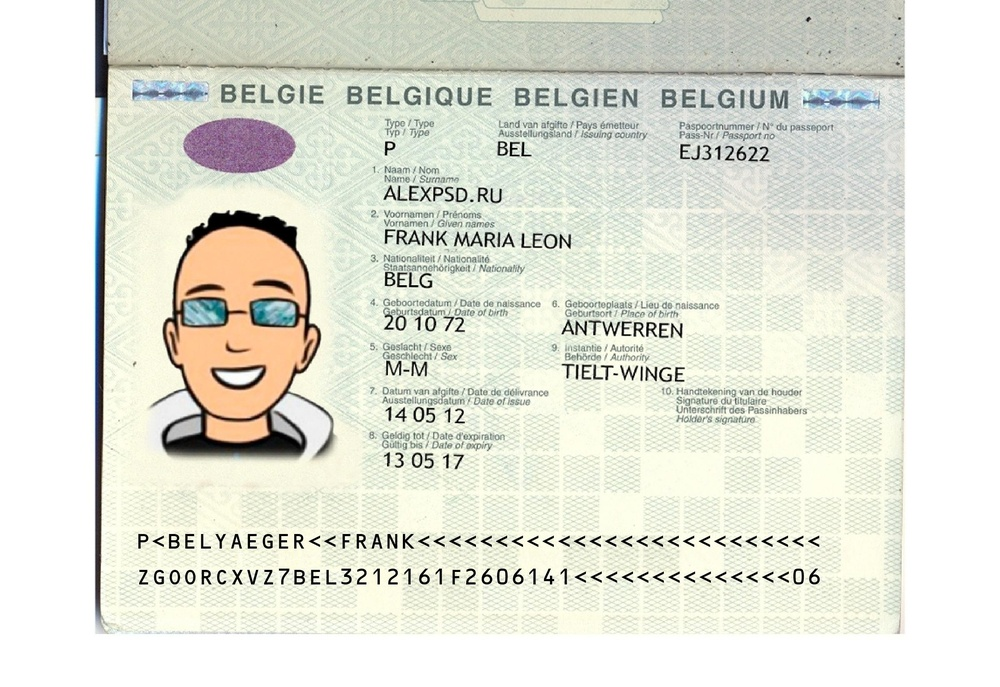
#> input picture Passports/BEL/01.jpg, 1000 x 687 px, shrunk from 2400 x 1648 before the run; its folder holds only this picture in this run
$ python create_skewed_dataset.py
#> lines starting #> are read from the running program, lines starting #| are printed output that depends on the picture
import os
import cv2
import numpy as np
from pathlib import Path
import argparse
from tqdm import tqdm

def apply_horizontal_skew(image, skew_factor=0.2):
    """Apply horizontal skewing to an image"""
    height, width = image.shape[:2]

    # Create transformation matrix for horizontal skewing
    # Points: top-left, top-right, bottom-left, bottom-right
    src_points = np.float32([[0, 0], [width, 0], [0, height], [width, height]])
    dst_points = np.float32([[0, 0], [width, 0], [skew_factor * height, height], [width + skew_factor * height, height]])

    # Calculate transformation matrix
    matrix = cv2.getPerspectiveTransform(src_points, dst_points)

    # Apply transformation
    skewed_image = cv2.warpPerspective(image, matrix, (int(width + abs(skew_factor * height)), height))

    return skewed_image

def apply_vertical_skew(image, skew_factor=0.2):
    """Apply vertical skewing to an image"""
    height, width = image.shape[:2]

    # Create transformation matrix for vertical skewing
    src_points = np.float32([[0, 0], [width, 0], [0, height], [width, height]])
    dst_points = np.float32([[0, 0], [width + skew_factor * width, 0], [0, height], [width, height]])

    # Calculate transformation matrix
    matrix = cv2.getPerspectiveTransform(src_points, dst_points)

    # Apply transformation
    skewed_image = cv2.warpPerspective(image, matrix, (int(width + abs(skew_factor * width)), height))

    return skewed_image

def create_skewed_dataset(source_dir, output_dir, h_skew_factors=[-0.3, -0.15, 0.15, 0.3], v_skew_factors=[-0.3, -0.15, 0.15, 0.3]):
    """
    Create skewed versions of all images in the dataset

    Args:
        source_dir: Path to the source dataset directory
        output_dir: Path to the output directory for skewed images
        h_skew_factors: List of horizontal skew factors to apply
        v_skew_factors: List of vertical skew factors to apply
    """
#> called with source_dir = '.', output_dir = 'skewed_dataset'

    source_path = Path(source_dir)
    output_path = Path(output_dir)

    # Create output directory if it doesn't exist
    output_path.mkdir(parents=True, exist_ok=True)

    # Get all country directories
    country_dirs = [d for d in source_path.iterdir() if d.is_dir() and d.name != 'results']

    print(f"Found {len(country_dirs)} country directories")
    print(f"Processing with horizontal skew factors: {h_skew_factors}")
    print(f"Processing with vertical skew factors: {v_skew_factors}")

    total_images = 0
    for country_dir in country_dirs:
        jpg_files = list(country_dir.glob("*.jpg"))
        total_images += len(jpg_files)
#> pass 2 of the loop in create_skewed_dataset, `for country_dir in country_dirs:`:

    print(f"Total images to process: {total_images}")
    print(f"Total skewed images to create: {total_images * (len(h_skew_factors) + len(v_skew_factors))}")

    processed_images = 0

    # Process each country directory
    for country_dir in country_dirs:
        country_code = country_dir.name
        print(f"\nProcessing country: {country_code}")

        # Create output directories for this country
        h_skew_output_dir = output_path / f"{country_code}_h_skewed"
        v_skew_output_dir = output_path / f"{country_code}_v_skewed"
        h_skew_output_dir.mkdir(parents=True, exist_ok=True)
        v_skew_output_dir.mkdir(parents=True, exist_ok=True)

        # Get all JPG files in the country directory
        jpg_files = list(country_dir.glob("*.jpg"))

        # Process each image
        for jpg_file in tqdm(jpg_files, desc=f"Processing {country_code}"):
            try:
                # Read the original image
                image = cv2.imread(str(jpg_file))
#> image is the input picture: shape (687, 1000, 3); mean B, G, R 215.7, 227.1, 225.6
                if image is None:
                    print(f"Warning: Could not read image {jpg_file}")
                    continue

                base_name = jpg_file.stem  # filename without extension

                # Apply horizontal skewing
                for i, h_skew in enumerate(h_skew_factors):
                    h_skewed_image = apply_horizontal_skew(image, h_skew)
                    h_output_filename = h_skew_output_dir / f"{base_name}_h_skew_{i+1}.jpg"
                    cv2.imwrite(str(h_output_filename), h_skewed_image)
#> this loop made 4 passes
#> pass 1, in apply_horizontal_skew, `skewed_image = cv2.warpPerspective(image, matrix, (int(width + abs(ske..`:
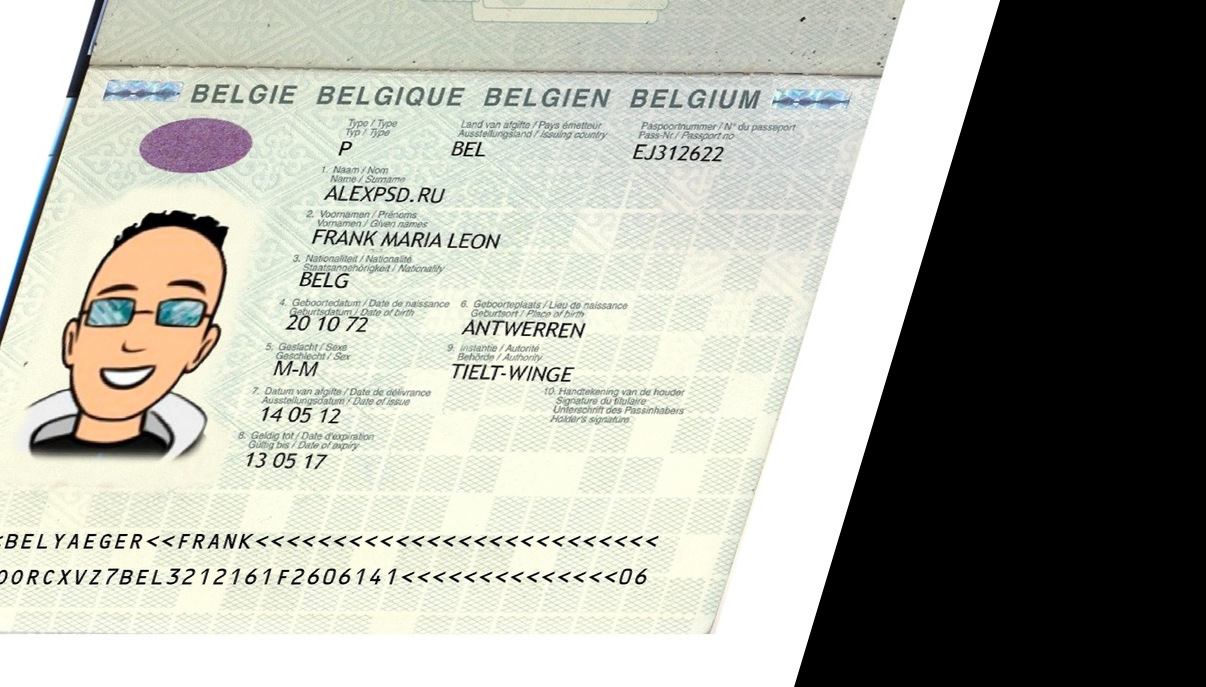
#> skewed_image: shape (687, 1206, 3); mean B, G, R 158.1, 167.3, 166.1
#> pass 3, in apply_horizontal_skew (call 3), `skewed_image = cv2.warpPerspective(image, matrix, (int(width + abs(ske..`:
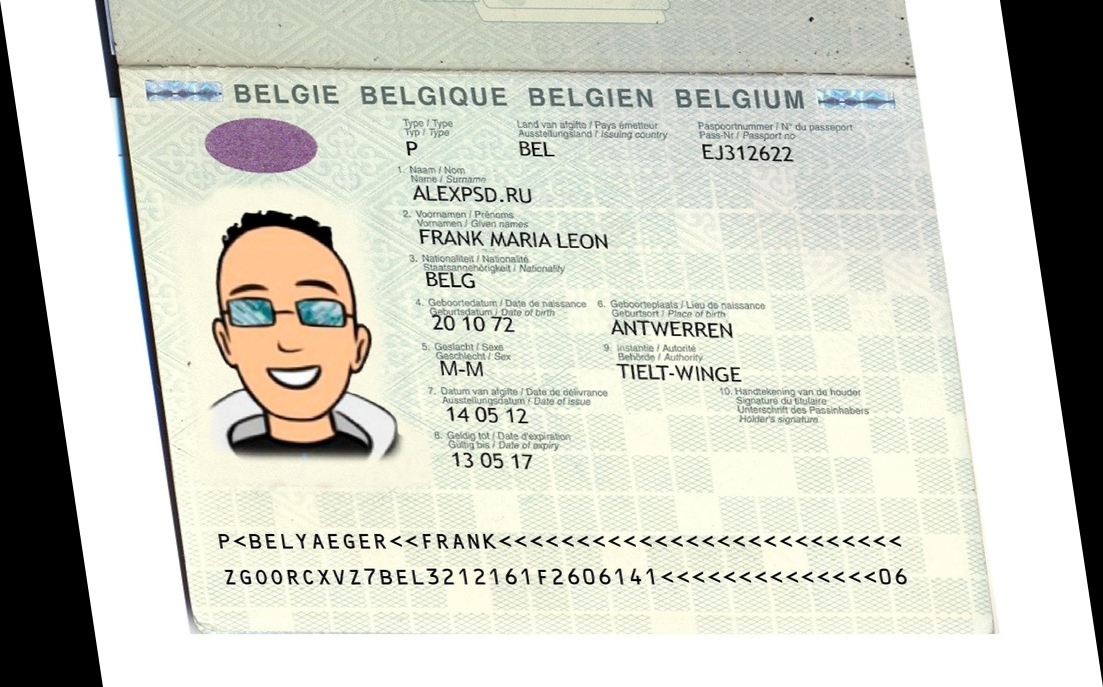
#> skewed_image: shape (687, 1103, 3); mean B, G, R 195.5, 205.9, 204.6

                # Apply vertical skewing
                for i, v_skew in enumerate(v_skew_factors):
                    v_skewed_image = apply_vertical_skew(image, v_skew)
                    v_output_filename = v_skew_output_dir / f"{base_name}_v_skew_{i+1}.jpg"
                    cv2.imwrite(str(v_output_filename), v_skewed_image)
#> this loop made 4 passes
#> matrix in apply_vertical_skew on passes 1 to 4: [[0.7, 0, 0], [0, 0.7, 0], [0, -0.000437, 1]], [[0.85, 0, 0], [0, 0.85, 0], [0, -0.000218, 1]], [[1.15, 0, 0], [0, 1.15, 0], [0, 0.000218, 1]], [[1.3, 0, 0], [0, 1.3, 0], [0, 0.000437, 1]]
#> pass 1, in apply_vertical_skew, `skewed_image = cv2.warpPerspective(image, matrix, (int(width + abs(ske..`:
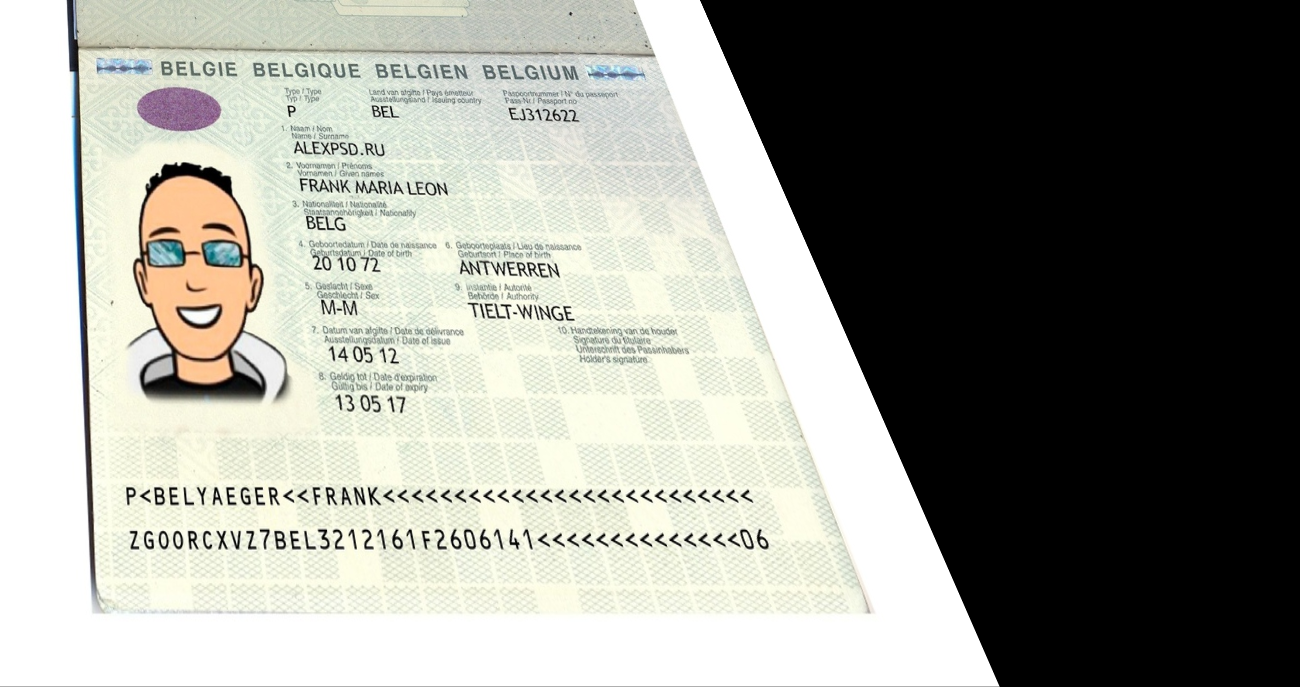
#> skewed_image: shape (687, 1300, 3); mean B, G, R 143.3, 150.7, 150
#> pass 2, in apply_vertical_skew (call 2), `skewed_image = cv2.warpPerspective(image, matrix, (int(width + abs(ske..`:
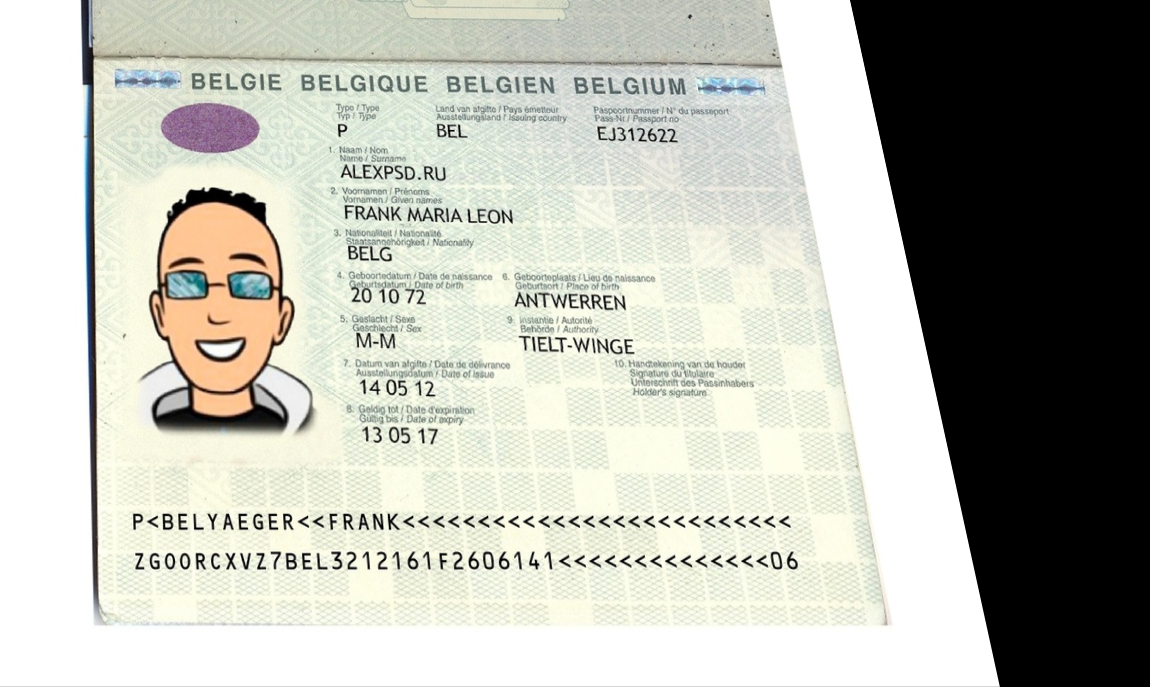
#> skewed_image: shape (687, 1150, 3); mean B, G, R 174.7, 183.9, 182.9
#> pass 3, in apply_vertical_skew (call 3), `skewed_image = cv2.warpPerspective(image, matrix, (int(width + abs(ske..`:
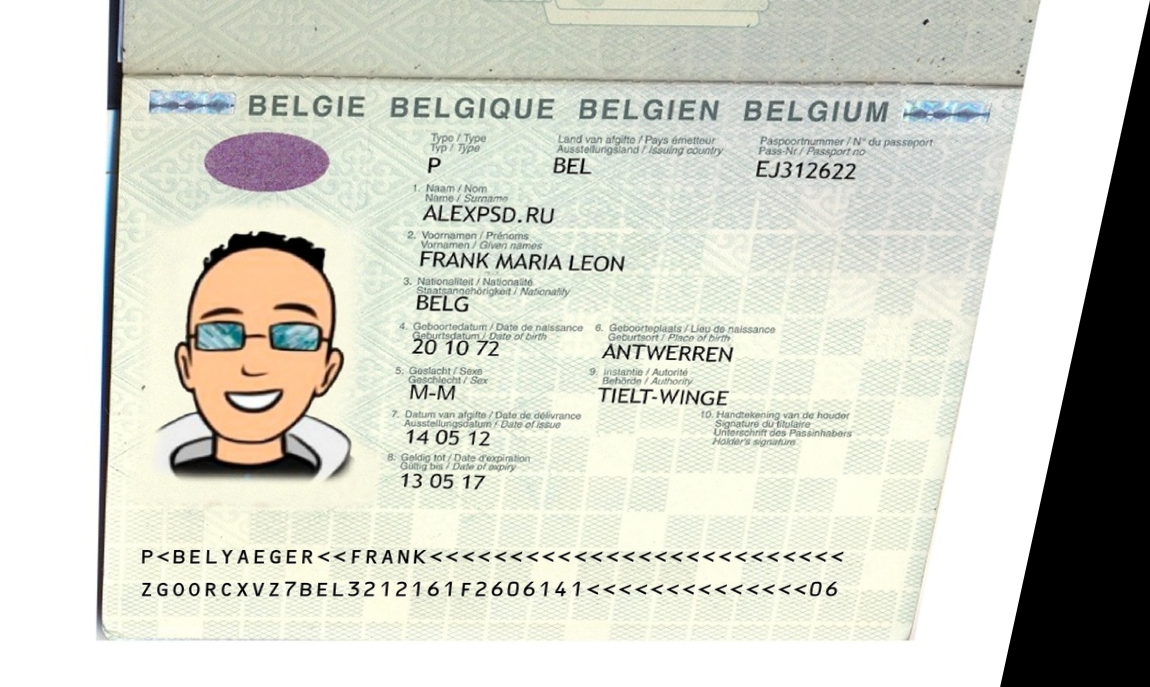
#> skewed_image: shape (687, 1150, 3); mean B, G, R 200.4, 211, 209.5

                processed_images += 1

            except Exception as e:
                print(f"Error processing {jpg_file}: {str(e)}")
                continue
#> pass 2 of the loop in create_skewed_dataset, `for country_dir in country_dirs:`:
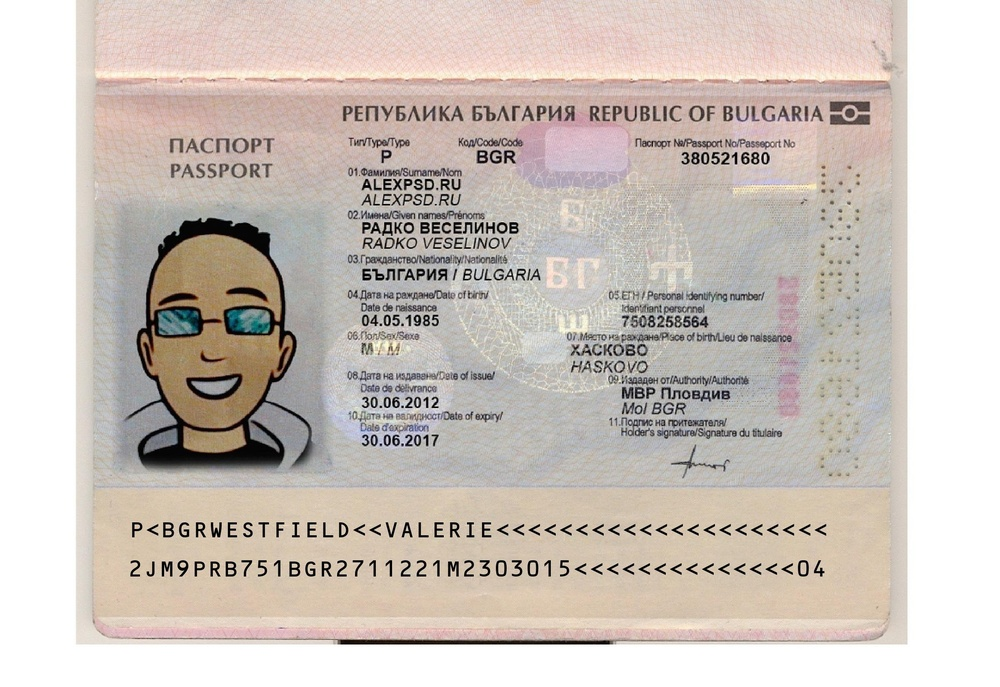
#> input picture Passports/BGR/00.jpg, 1000 x 687 px, shrunk from 2400 x 1648 before the run
#> in create_skewed_dataset, image is the input picture: shape (687, 1000, 3); mean B, G, R 188, 195, 204.4
#> the loop in create_skewed_dataset, `for i, h_skew in enumerate(h_skew_factors):` made 4 passes
#> matrix in apply_horizontal_skew on passes 1 to 4: [[1, -0.3, 0], [0, 1, 0], [0, -4.44e-11, 1]], [[1, -0.15, 0], [0, 1, 0], [0, -2.22e-11, 1]], [[1, 0.15, 0], [0, 1, 0], [0, -6.66e-11, 1]], [[1, 0.3, 0], [0, 1, 0], [0, 4.44e-11, 1]]
#> the loop in create_skewed_dataset, `for i, v_skew in enumerate(v_skew_factors):` made 4 passes
#> pass 1, in apply_vertical_skew (call 5), `skewed_image = cv2.warpPerspective(image, matrix, (int(width + abs(ske..`:
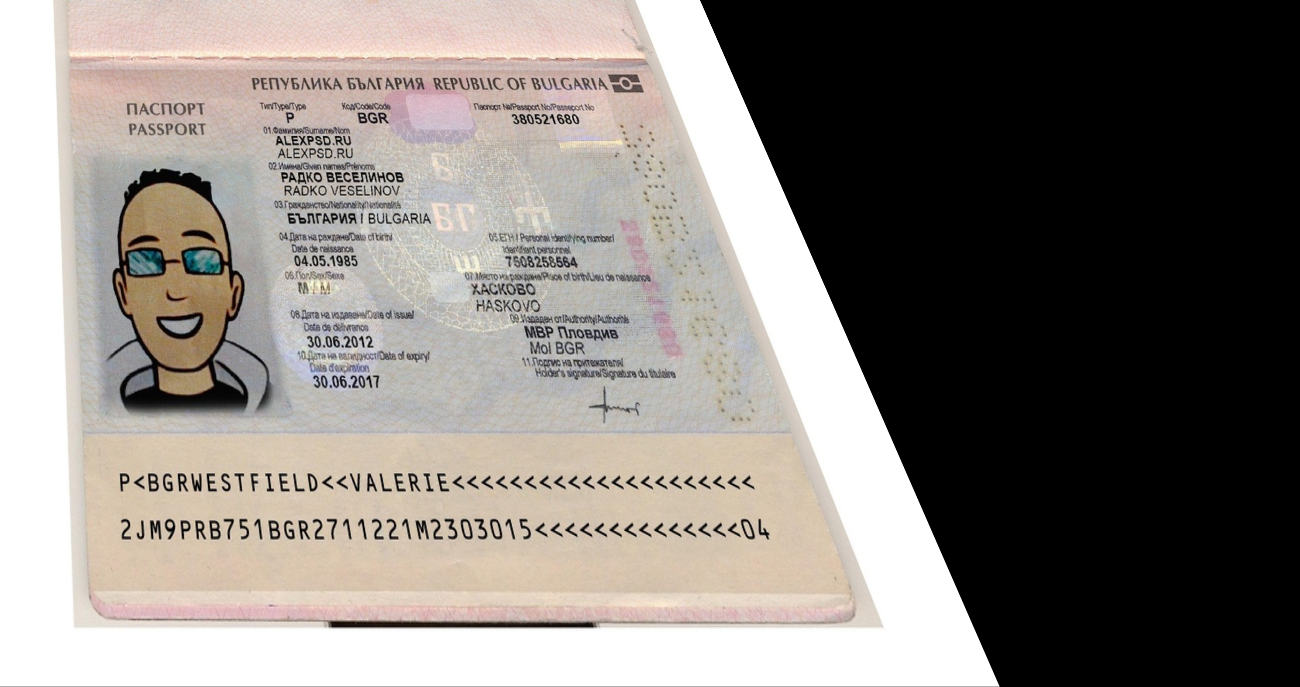
#> skewed_image: shape (687, 1300, 3); mean B, G, R 124.1, 129, 134.7
#> pass 3, in apply_vertical_skew (call 7), `skewed_image = cv2.warpPerspective(image, matrix, (int(width + abs(ske..`:
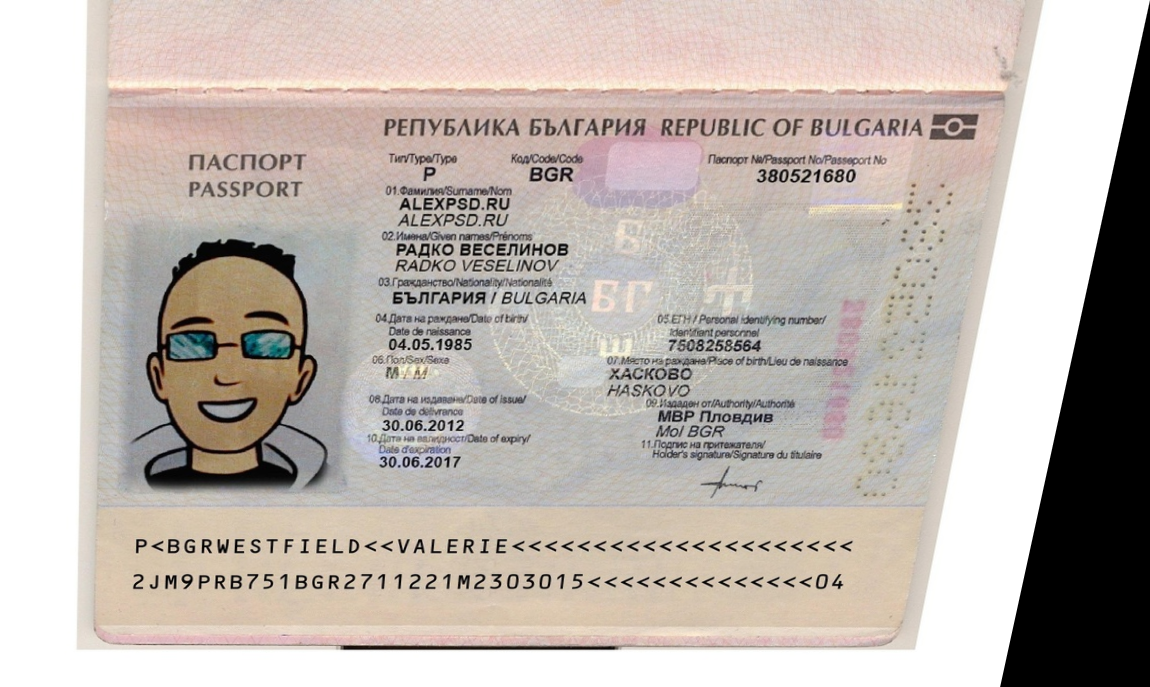
#> skewed_image: shape (687, 1150, 3); mean B, G, R 175.5, 181.9, 191

    print(f"\nCompleted! Processed {processed_images} original images")
    print(f"Created skewed images in: {output_path}")

def main():
    parser = argparse.ArgumentParser(description="Create skewed versions of passport dataset images")
    parser.add_argument("--source", "-s", type=str, default=".",
                       help="Source directory containing the dataset (default: current directory)")
    parser.add_argument("--output", "-o", type=str, default="skewed_dataset",
                       help="Output directory for skewed images (default: skewed_dataset)")
    parser.add_argument("--h-skew", type=float, nargs='+', default=[-0.3, -0.15, 0.15, 0.3],
                       help="Horizontal skew factors to apply (default: -0.3 -0.15 0.15 0.3)")
    parser.add_argument("--v-skew", type=float, nargs='+', default=[-0.3, -0.15, 0.15, 0.3],
                       help="Vertical skew factors to apply (default: -0.3 -0.15 0.15 0.3)")

    args = parser.parse_args()

    create_skewed_dataset(
        source_dir=args.source,
        output_dir=args.output,
        h_skew_factors=args.h_skew,
        v_skew_factors=args.v_skew
    )

if __name__ == "__main__":
    main()
